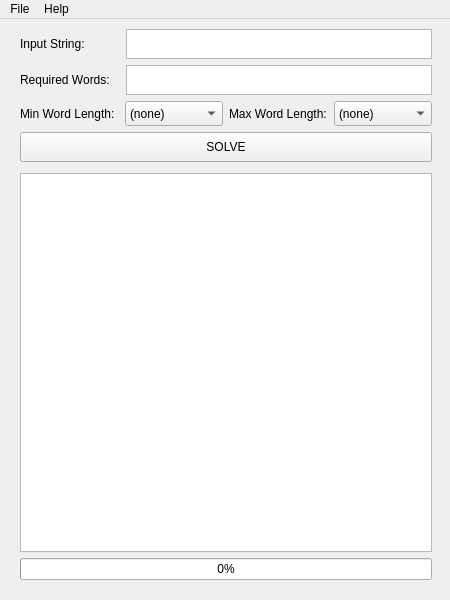
<?xml version="1.0" encoding="UTF-8"?>
<ui version="4.0">
 <class>MainWindow</class>
 <widget class="QMainWindow" name="MainWindow">
  <property name="geometry">
   <rect>
    <x>0</x>
    <y>0</y>
    <width>450</width>
    <height>600</height>
   </rect>
  </property>
  <property name="sizePolicy">
   <sizepolicy hsizetype="Fixed" vsizetype="Fixed">
    <horstretch>0</horstretch>
    <verstretch>0</verstretch>
   </sizepolicy>
  </property>
  <property name="minimumSize">
   <size>
    <width>450</width>
    <height>600</height>
   </size>
  </property>
  <property name="maximumSize">
   <size>
    <width>450</width>
    <height>600</height>
   </size>
  </property>
  <property name="windowTitle">
   <string>MainWindow</string>
  </property>
  <widget class="QWidget" name="centralwidget">
   <widget class="QWidget" name="verticalLayoutWidget_3">
    <property name="geometry">
     <rect>
      <x>20</x>
      <y>10</y>
      <width>412</width>
      <height>551</height>
     </rect>
    </property>
    <layout class="QVBoxLayout" name="MainLayout">
     <item>
      <layout class="QHBoxLayout" name="SettingsLayout1">
       <property name="sizeConstraint">
        <enum>QLayout::SetMaximumSize</enum>
       </property>
       <item>
        <layout class="QVBoxLayout" name="TextInputLabels">
         <item>
          <widget class="QLabel" name="InputStringText">
           <property name="sizePolicy">
            <sizepolicy hsizetype="Fixed" vsizetype="Fixed">
             <horstretch>0</horstretch>
             <verstretch>0</verstretch>
            </sizepolicy>
           </property>
           <property name="minimumSize">
            <size>
             <width>0</width>
             <height>30</height>
            </size>
           </property>
           <property name="maximumSize">
            <size>
             <width>100</width>
             <height>30</height>
            </size>
           </property>
           <property name="text">
            <string>Input String:</string>
           </property>
          </widget>
         </item>
         <item>
          <widget class="QLabel" name="RequiredWordsText">
           <property name="sizePolicy">
            <sizepolicy hsizetype="Fixed" vsizetype="Fixed">
             <horstretch>0</horstretch>
             <verstretch>0</verstretch>
            </sizepolicy>
           </property>
           <property name="minimumSize">
            <size>
             <width>0</width>
             <height>30</height>
            </size>
           </property>
           <property name="maximumSize">
            <size>
             <width>100</width>
             <height>30</height>
            </size>
           </property>
           <property name="text">
            <string>Required Words:</string>
           </property>
          </widget>
         </item>
        </layout>
       </item>
       <item>
        <layout class="QVBoxLayout" name="TextInputBoxes">
         <property name="sizeConstraint">
          <enum>QLayout::SetMaximumSize</enum>
         </property>
         <item>
          <widget class="QPlainTextEdit" name="InputString">
           <property name="sizePolicy">
            <sizepolicy hsizetype="Preferred" vsizetype="Fixed">
             <horstretch>0</horstretch>
             <verstretch>0</verstretch>
            </sizepolicy>
           </property>
           <property name="minimumSize">
            <size>
             <width>300</width>
             <height>30</height>
            </size>
           </property>
           <property name="maximumSize">
            <size>
             <width>16777215</width>
             <height>30</height>
            </size>
           </property>
          </widget>
         </item>
         <item>
          <widget class="QPlainTextEdit" name="RequiredWords">
           <property name="sizePolicy">
            <sizepolicy hsizetype="Preferred" vsizetype="Fixed">
             <horstretch>0</horstretch>
             <verstretch>0</verstretch>
            </sizepolicy>
           </property>
           <property name="minimumSize">
            <size>
             <width>300</width>
             <height>30</height>
            </size>
           </property>
           <property name="maximumSize">
            <size>
             <width>16777215</width>
             <height>30</height>
            </size>
           </property>
           <property name="plainText">
            <string/>
           </property>
          </widget>
         </item>
        </layout>
       </item>
      </layout>
     </item>
     <item>
      <layout class="QHBoxLayout" name="SettingsLayout2">
       <item>
        <widget class="QLabel" name="MinLengthText">
         <property name="sizePolicy">
          <sizepolicy hsizetype="Preferred" vsizetype="Fixed">
           <horstretch>0</horstretch>
           <verstretch>0</verstretch>
          </sizepolicy>
         </property>
         <property name="maximumSize">
          <size>
           <width>16777215</width>
           <height>25</height>
          </size>
         </property>
         <property name="text">
          <string>Min Word Length:</string>
         </property>
        </widget>
       </item>
       <item>
        <widget class="QComboBox" name="MinValue">
         <property name="maximumSize">
          <size>
           <width>16777215</width>
           <height>25</height>
          </size>
         </property>
         <property name="editable">
          <bool>false</bool>
         </property>
         <item>
          <property name="text">
           <string>(none)</string>
          </property>
         </item>
         <item>
          <property name="text">
           <string>2</string>
          </property>
         </item>
         <item>
          <property name="text">
           <string>3</string>
          </property>
         </item>
         <item>
          <property name="text">
           <string>4</string>
          </property>
         </item>
         <item>
          <property name="text">
           <string>5</string>
          </property>
         </item>
         <item>
          <property name="text">
           <string>6</string>
          </property>
         </item>
         <item>
          <property name="text">
           <string>7</string>
          </property>
         </item>
         <item>
          <property name="text">
           <string>8</string>
          </property>
         </item>
         <item>
          <property name="text">
           <string>9</string>
          </property>
         </item>
         <item>
          <property name="text">
           <string>10</string>
          </property>
         </item>
        </widget>
       </item>
       <item>
        <widget class="QLabel" name="MaxLengthText">
         <property name="sizePolicy">
          <sizepolicy hsizetype="Preferred" vsizetype="Fixed">
           <horstretch>0</horstretch>
           <verstretch>0</verstretch>
          </sizepolicy>
         </property>
         <property name="maximumSize">
          <size>
           <width>16777215</width>
           <height>25</height>
          </size>
         </property>
         <property name="text">
          <string>Max Word Length:</string>
         </property>
        </widget>
       </item>
       <item>
        <widget class="QComboBox" name="MaxValue">
         <property name="maximumSize">
          <size>
           <width>16777215</width>
           <height>25</height>
          </size>
         </property>
         <item>
          <property name="text">
           <string>(none)</string>
          </property>
         </item>
         <item>
          <property name="text">
           <string>2</string>
          </property>
         </item>
         <item>
          <property name="text">
           <string>3</string>
          </property>
         </item>
         <item>
          <property name="text">
           <string>4</string>
          </property>
         </item>
         <item>
          <property name="text">
           <string>5</string>
          </property>
         </item>
         <item>
          <property name="text">
           <string>6</string>
          </property>
         </item>
         <item>
          <property name="text">
           <string>7</string>
          </property>
         </item>
         <item>
          <property name="text">
           <string>8</string>
          </property>
         </item>
         <item>
          <property name="text">
           <string>9</string>
          </property>
         </item>
         <item>
          <property name="text">
           <string>10</string>
          </property>
         </item>
        </widget>
       </item>
      </layout>
     </item>
     <item>
      <widget class="QPushButton" name="SolveButton">
       <property name="maximumSize">
        <size>
         <width>16777215</width>
         <height>30</height>
        </size>
       </property>
       <property name="text">
        <string>SOLVE</string>
       </property>
      </widget>
     </item>
     <item>
      <spacer name="verticalSpacer_5">
       <property name="orientation">
        <enum>Qt::Vertical</enum>
       </property>
       <property name="sizeType">
        <enum>QSizePolicy::Fixed</enum>
       </property>
       <property name="sizeHint" stdset="0">
        <size>
         <width>20</width>
         <height>5</height>
        </size>
       </property>
      </spacer>
     </item>
     <item>
      <widget class="QListWidget" name="OutputList">
       <property name="sizePolicy">
        <sizepolicy hsizetype="Preferred" vsizetype="Fixed">
         <horstretch>0</horstretch>
         <verstretch>0</verstretch>
        </sizepolicy>
       </property>
       <property name="minimumSize">
        <size>
         <width>0</width>
         <height>350</height>
        </size>
       </property>
       <property name="maximumSize">
        <size>
         <width>16777215</width>
         <height>380</height>
        </size>
       </property>
      </widget>
     </item>
     <item>
      <widget class="QProgressBar" name="ProgressBar">
       <property name="value">
        <number>0</number>
       </property>
      </widget>
     </item>
    </layout>
   </widget>
  </widget>
  <widget class="QMenuBar" name="menubar">
   <property name="geometry">
    <rect>
     <x>0</x>
     <y>0</y>
     <width>450</width>
     <height>26</height>
    </rect>
   </property>
   <widget class="QMenu" name="menuFile">
    <property name="title">
     <string>File</string>
    </property>
    <addaction name="actionSave"/>
    <addaction name="actionLoad"/>
    <addaction name="actionReset"/>
    <addaction name="separator"/>
    <addaction name="actionQuit"/>
   </widget>
   <widget class="QMenu" name="menuHelp">
    <property name="title">
     <string>Help</string>
    </property>
    <addaction name="actionAbout"/>
   </widget>
   <addaction name="menuFile"/>
   <addaction name="menuHelp"/>
  </widget>
  <action name="actionSave">
   <property name="text">
    <string>Save</string>
   </property>
  </action>
  <action name="actionLoad">
   <property name="text">
    <string>Load</string>
   </property>
  </action>
  <action name="actionReset">
   <property name="text">
    <string>Reset</string>
   </property>
  </action>
  <action name="actionQuit">
   <property name="text">
    <string>Quit</string>
   </property>
  </action>
  <action name="actionAbout">
   <property name="text">
    <string>About Anagram Solver</string>
   </property>
  </action>
 </widget>
 <resources/>
 <connections/>
</ui>
